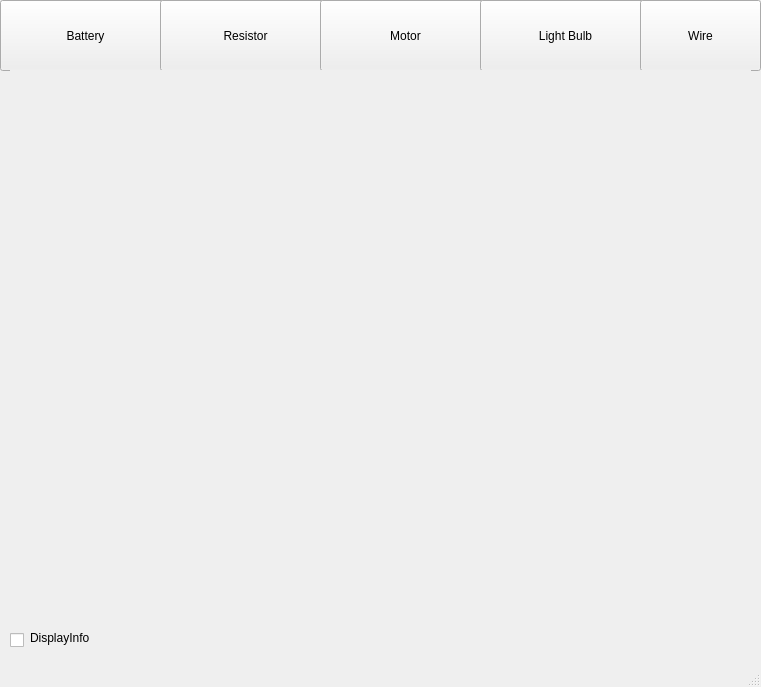
<?xml version="1.0" encoding="UTF-8"?>
<ui version="4.0">
 <class>MainWindow</class>
 <widget class="QMainWindow" name="MainWindow">
  <property name="geometry">
   <rect>
    <x>0</x>
    <y>0</y>
    <width>761</width>
    <height>687</height>
   </rect>
  </property>
  <property name="windowTitle">
   <string>ELEC Laboratory</string>
  </property>
  <widget class="QWidget" name="centralWidget">
   <widget class="QPushButton" name="batteryButton">
    <property name="geometry">
     <rect>
      <x>0</x>
      <y>0</y>
      <width>171</width>
      <height>71</height>
     </rect>
    </property>
    <property name="text">
     <string>Battery</string>
    </property>
   </widget>
   <widget class="QPushButton" name="resistanceButton">
    <property name="geometry">
     <rect>
      <x>160</x>
      <y>0</y>
      <width>171</width>
      <height>71</height>
     </rect>
    </property>
    <property name="text">
     <string>Resistor</string>
    </property>
   </widget>
   <widget class="QPushButton" name="motorButton">
    <property name="geometry">
     <rect>
      <x>320</x>
      <y>0</y>
      <width>171</width>
      <height>71</height>
     </rect>
    </property>
    <property name="text">
     <string>Motor</string>
    </property>
   </widget>
   <widget class="QPushButton" name="bulbButton">
    <property name="geometry">
     <rect>
      <x>480</x>
      <y>0</y>
      <width>171</width>
      <height>71</height>
     </rect>
    </property>
    <property name="text">
     <string>Light Bulb</string>
    </property>
   </widget>
   <widget class="QPushButton" name="wireButton">
    <property name="geometry">
     <rect>
      <x>640</x>
      <y>0</y>
      <width>121</width>
      <height>71</height>
     </rect>
    </property>
    <property name="text">
     <string>Wire</string>
    </property>
    <property name="checkable">
     <bool>true</bool>
    </property>
   </widget>
   <widget class="QLabel" name="backgroundLabel">
    <property name="geometry">
     <rect>
      <x>10</x>
      <y>70</y>
      <width>741</width>
      <height>581</height>
     </rect>
    </property>
    <property name="autoFillBackground">
     <bool>true</bool>
    </property>
    <property name="text">
     <string/>
    </property>
   </widget>
   <widget class="QCheckBox" name="checkBox">
    <property name="geometry">
     <rect>
      <x>10</x>
      <y>630</y>
      <width>91</width>
      <height>20</height>
     </rect>
    </property>
    <property name="styleSheet">
     <string notr="true"/>
    </property>
    <property name="text">
     <string/>
    </property>
   </widget>
   <widget class="QLabel" name="label">
    <property name="geometry">
     <rect>
      <x>30</x>
      <y>630</y>
      <width>81</width>
      <height>16</height>
     </rect>
    </property>
    <property name="text">
     <string>&lt;html&gt;&lt;head/&gt;&lt;body&gt;&lt;p&gt;&lt;span style=&quot; font-weight:300; color:#000000;&quot;&gt;DisplayInfo&lt;/span&gt;&lt;/p&gt;&lt;/body&gt;&lt;/html&gt;</string>
    </property>
   </widget>
  </widget>
  <widget class="QStatusBar" name="statusBar"/>
 </widget>
 <layoutdefault spacing="6" margin="11"/>
 <resources/>
 <connections/>
</ui>
